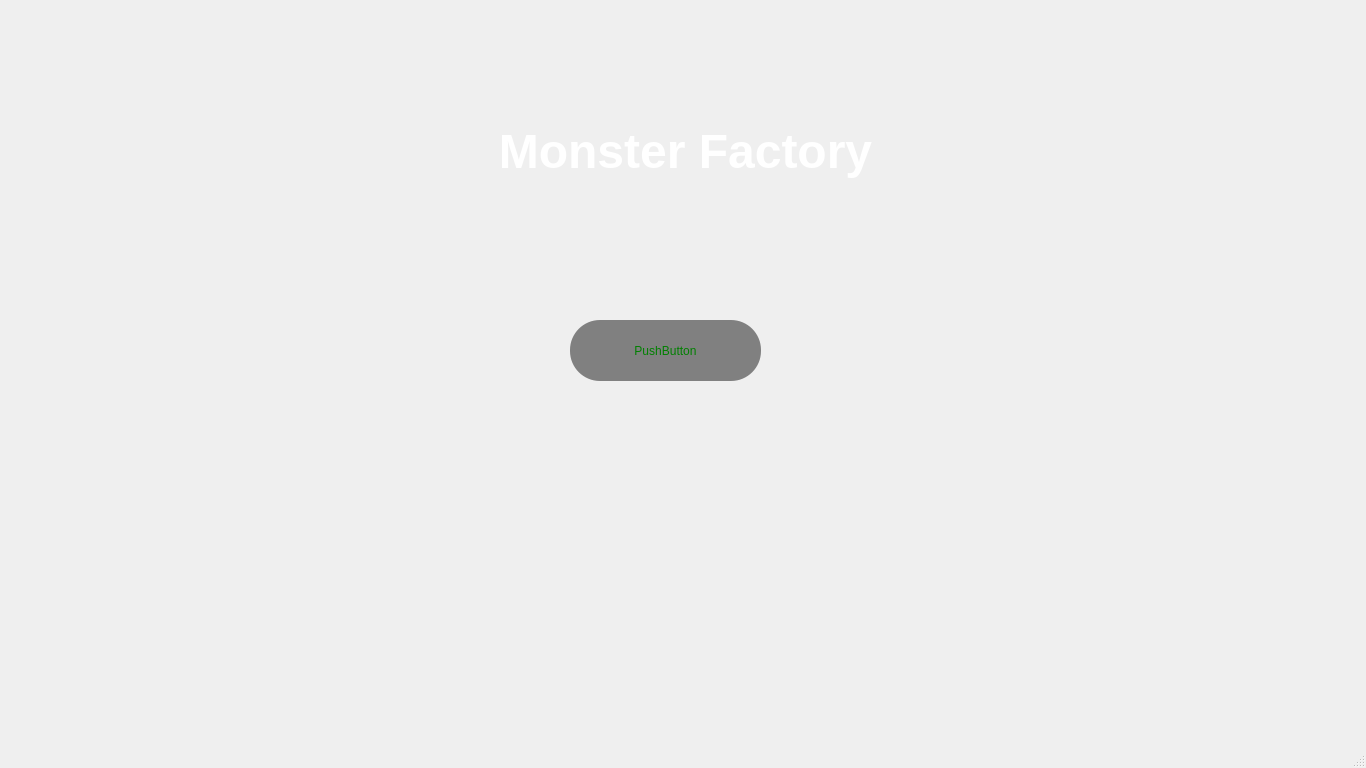
<?xml version="1.0" encoding="UTF-8"?>
<ui version="4.0">
 <class>MainWindow</class>
 <widget class="QMainWindow" name="MainWindow">
  <property name="geometry">
   <rect>
    <x>0</x>
    <y>0</y>
    <width>1366</width>
    <height>768</height>
   </rect>
  </property>
  <property name="windowTitle">
   <string>MainWindow</string>
  </property>
  <widget class="QWidget" name="centralwidget">
   <widget class="QPushButton" name="pushButton">
    <property name="geometry">
     <rect>
      <x>570</x>
      <y>320</y>
      <width>191</width>
      <height>61</height>
     </rect>
    </property>
    <property name="styleSheet">
     <string notr="true">QPushButton
{
	border:none;
	color:green;
	background-color:gray;
	font: 700 22pt &quot;MS Serif&quot;;
	border-radius:30px;
}

QPushButton:Hover
{
	background-color: #D3D3D3;
}
</string>
    </property>
    <property name="text">
     <string>PushButton</string>
    </property>
   </widget>
   <widget class="QTextBrowser" name="textBrowser">
    <property name="geometry">
     <rect>
      <x>480</x>
      <y>120</y>
      <width>411</width>
      <height>192</height>
     </rect>
    </property>
    <property name="styleSheet">
     <string notr="true">QTextBrowser 
{
background-color: transparent;
color: white;
border: none;
}</string>
    </property>
    <property name="html">
     <string>&lt;!DOCTYPE HTML PUBLIC &quot;-//W3C//DTD HTML 4.0//EN&quot; &quot;http://www.w3.org/TR/REC-html40/strict.dtd&quot;&gt;
&lt;html&gt;&lt;head&gt;&lt;meta name=&quot;qrichtext&quot; content=&quot;1&quot; /&gt;&lt;meta charset=&quot;utf-8&quot; /&gt;&lt;style type=&quot;text/css&quot;&gt;
p, li { white-space: pre-wrap; }
hr { height: 1px; border-width: 0; }
li.unchecked::marker { content: &quot;\2610&quot;; }
li.checked::marker { content: &quot;\2612&quot;; }
&lt;/style&gt;&lt;/head&gt;&lt;body style=&quot; font-family:'Segoe UI'; font-size:9pt; font-weight:400; font-style:normal;&quot;&gt;
&lt;p align=&quot;center&quot; style=&quot; margin-top:0px; margin-bottom:0px; margin-left:0px; margin-right:0px; -qt-block-indent:0; text-indent:0px;&quot;&gt;&lt;span style=&quot; font-size:36pt; font-weight:700;&quot;&gt;Monster Factory&lt;/span&gt;&lt;/p&gt;&lt;/body&gt;&lt;/html&gt;</string>
    </property>
   </widget>
  </widget>
  <widget class="QMenuBar" name="menubar">
   <property name="geometry">
    <rect>
     <x>0</x>
     <y>0</y>
     <width>1366</width>
     <height>21</height>
    </rect>
   </property>
  </widget>
  <widget class="QStatusBar" name="statusbar"/>
 </widget>
 <resources/>
 <connections/>
</ui>
